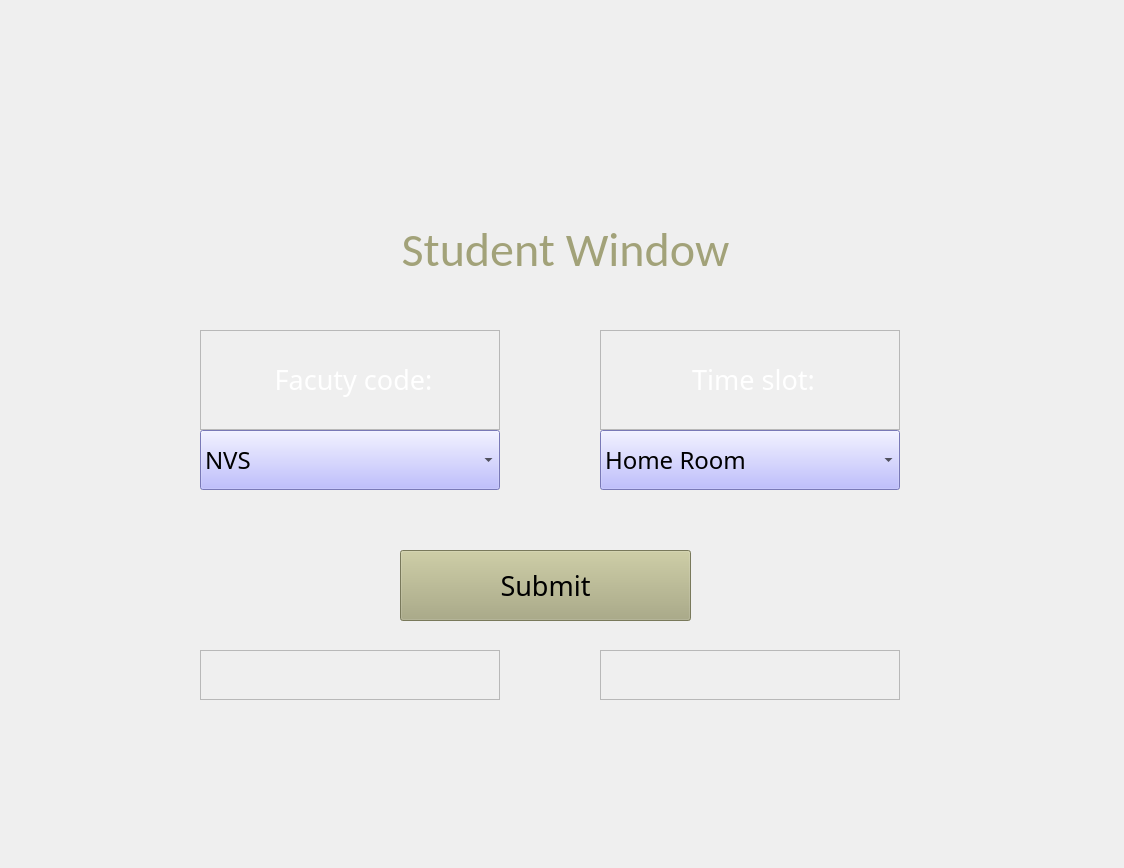
<?xml version="1.0" encoding="UTF-8"?>
<ui version="4.0">
 <class>studentwindow</class>
 <widget class="QMainWindow" name="studentwindow">
  <property name="geometry">
   <rect>
    <x>0</x>
    <y>0</y>
    <width>1124</width>
    <height>868</height>
   </rect>
  </property>
  <property name="minimumSize">
   <size>
    <width>1124</width>
    <height>868</height>
   </size>
  </property>
  <property name="maximumSize">
   <size>
    <width>1124</width>
    <height>868</height>
   </size>
  </property>
  <property name="windowTitle">
   <string>StudentWindow</string>
  </property>
  <widget class="QWidget" name="centralwidget">
   <widget class="QComboBox" name="comboBox1_2">
    <property name="geometry">
     <rect>
      <x>200</x>
      <y>430</y>
      <width>300</width>
      <height>60</height>
     </rect>
    </property>
    <property name="font">
     <font>
      <family>Leelawadee</family>
      <pointsize>18</pointsize>
      <weight>50</weight>
      <bold>false</bold>
     </font>
    </property>
    <property name="statusTip">
     <string>Select the required faculty</string>
    </property>
    <property name="autoFillBackground">
     <bool>false</bool>
    </property>
    <property name="styleSheet">
     <string notr="true">background-color:rgb(170, 170, 255)
</string>
    </property>
    <property name="editable">
     <bool>false</bool>
    </property>
    <property name="maxVisibleItems">
     <number>50</number>
    </property>
    <property name="sizeAdjustPolicy">
     <enum>QComboBox::AdjustToContentsOnFirstShow</enum>
    </property>
    <property name="duplicatesEnabled">
     <bool>false</bool>
    </property>
    <item>
     <property name="text">
      <string>NVS</string>
     </property>
    </item>
    <item>
     <property name="text">
      <string>MDB</string>
     </property>
    </item>
    <item>
     <property name="text">
      <string>NPS</string>
     </property>
    </item>
    <item>
     <property name="text">
      <string>LL</string>
     </property>
    </item>
   </widget>
   <widget class="QPushButton" name="submitNLW_2">
    <property name="geometry">
     <rect>
      <x>400</x>
      <y>550</y>
      <width>291</width>
      <height>71</height>
     </rect>
    </property>
    <property name="font">
     <font>
      <family>Leelawadee</family>
      <pointsize>20</pointsize>
      <weight>50</weight>
      <bold>false</bold>
     </font>
    </property>
    <property name="styleSheet">
     <string notr="true">background-color:rgb(170, 170, 127)</string>
    </property>
    <property name="text">
     <string>Submit</string>
    </property>
   </widget>
   <widget class="QLabel" name="labelx_2">
    <property name="geometry">
     <rect>
      <x>200</x>
      <y>650</y>
      <width>300</width>
      <height>50</height>
     </rect>
    </property>
    <property name="font">
     <font>
      <pointsize>20</pointsize>
     </font>
    </property>
    <property name="frameShape">
     <enum>QFrame::StyledPanel</enum>
    </property>
    <property name="text">
     <string/>
    </property>
   </widget>
   <widget class="QLabel" name="labely_2">
    <property name="geometry">
     <rect>
      <x>600</x>
      <y>650</y>
      <width>300</width>
      <height>50</height>
     </rect>
    </property>
    <property name="font">
     <font>
      <pointsize>20</pointsize>
     </font>
    </property>
    <property name="frameShape">
     <enum>QFrame::StyledPanel</enum>
    </property>
    <property name="text">
     <string/>
    </property>
   </widget>
   <widget class="QComboBox" name="comboBox2_2">
    <property name="geometry">
     <rect>
      <x>600</x>
      <y>430</y>
      <width>300</width>
      <height>60</height>
     </rect>
    </property>
    <property name="palette">
     <palette>
      <active>
       <colorrole role="WindowText">
        <brush brushstyle="SolidPattern">
         <color alpha="255">
          <red>0</red>
          <green>0</green>
          <blue>0</blue>
         </color>
        </brush>
       </colorrole>
       <colorrole role="Button">
        <brush brushstyle="SolidPattern">
         <color alpha="255">
          <red>170</red>
          <green>170</green>
          <blue>255</blue>
         </color>
        </brush>
       </colorrole>
       <colorrole role="Light">
        <brush brushstyle="SolidPattern">
         <color alpha="255">
          <red>221</red>
          <green>244</green>
          <blue>255</blue>
         </color>
        </brush>
       </colorrole>
       <colorrole role="Midlight">
        <brush brushstyle="SolidPattern">
         <color alpha="255">
          <red>167</red>
          <green>218</green>
          <blue>244</blue>
         </color>
        </brush>
       </colorrole>
       <colorrole role="Dark">
        <brush brushstyle="SolidPattern">
         <color alpha="255">
          <red>57</red>
          <green>96</green>
          <blue>117</blue>
         </color>
        </brush>
       </colorrole>
       <colorrole role="Mid">
        <brush brushstyle="SolidPattern">
         <color alpha="255">
          <red>76</red>
          <green>129</green>
          <blue>156</blue>
         </color>
        </brush>
       </colorrole>
       <colorrole role="Text">
        <brush brushstyle="SolidPattern">
         <color alpha="255">
          <red>0</red>
          <green>0</green>
          <blue>0</blue>
         </color>
        </brush>
       </colorrole>
       <colorrole role="BrightText">
        <brush brushstyle="SolidPattern">
         <color alpha="255">
          <red>255</red>
          <green>255</green>
          <blue>255</blue>
         </color>
        </brush>
       </colorrole>
       <colorrole role="ButtonText">
        <brush brushstyle="SolidPattern">
         <color alpha="255">
          <red>0</red>
          <green>0</green>
          <blue>0</blue>
         </color>
        </brush>
       </colorrole>
       <colorrole role="Base">
        <brush brushstyle="SolidPattern">
         <color alpha="255">
          <red>170</red>
          <green>170</green>
          <blue>255</blue>
         </color>
        </brush>
       </colorrole>
       <colorrole role="Window">
        <brush brushstyle="SolidPattern">
         <color alpha="255">
          <red>170</red>
          <green>170</green>
          <blue>255</blue>
         </color>
        </brush>
       </colorrole>
       <colorrole role="Shadow">
        <brush brushstyle="SolidPattern">
         <color alpha="255">
          <red>0</red>
          <green>0</green>
          <blue>0</blue>
         </color>
        </brush>
       </colorrole>
       <colorrole role="AlternateBase">
        <brush brushstyle="SolidPattern">
         <color alpha="255">
          <red>184</red>
          <green>224</green>
          <blue>244</blue>
         </color>
        </brush>
       </colorrole>
       <colorrole role="ToolTipBase">
        <brush brushstyle="SolidPattern">
         <color alpha="255">
          <red>255</red>
          <green>255</green>
          <blue>220</blue>
         </color>
        </brush>
       </colorrole>
       <colorrole role="ToolTipText">
        <brush brushstyle="SolidPattern">
         <color alpha="255">
          <red>0</red>
          <green>0</green>
          <blue>0</blue>
         </color>
        </brush>
       </colorrole>
      </active>
      <inactive>
       <colorrole role="WindowText">
        <brush brushstyle="SolidPattern">
         <color alpha="255">
          <red>0</red>
          <green>0</green>
          <blue>0</blue>
         </color>
        </brush>
       </colorrole>
       <colorrole role="Button">
        <brush brushstyle="SolidPattern">
         <color alpha="255">
          <red>170</red>
          <green>170</green>
          <blue>255</blue>
         </color>
        </brush>
       </colorrole>
       <colorrole role="Light">
        <brush brushstyle="SolidPattern">
         <color alpha="255">
          <red>221</red>
          <green>244</green>
          <blue>255</blue>
         </color>
        </brush>
       </colorrole>
       <colorrole role="Midlight">
        <brush brushstyle="SolidPattern">
         <color alpha="255">
          <red>167</red>
          <green>218</green>
          <blue>244</blue>
         </color>
        </brush>
       </colorrole>
       <colorrole role="Dark">
        <brush brushstyle="SolidPattern">
         <color alpha="255">
          <red>57</red>
          <green>96</green>
          <blue>117</blue>
         </color>
        </brush>
       </colorrole>
       <colorrole role="Mid">
        <brush brushstyle="SolidPattern">
         <color alpha="255">
          <red>76</red>
          <green>129</green>
          <blue>156</blue>
         </color>
        </brush>
       </colorrole>
       <colorrole role="Text">
        <brush brushstyle="SolidPattern">
         <color alpha="255">
          <red>0</red>
          <green>0</green>
          <blue>0</blue>
         </color>
        </brush>
       </colorrole>
       <colorrole role="BrightText">
        <brush brushstyle="SolidPattern">
         <color alpha="255">
          <red>255</red>
          <green>255</green>
          <blue>255</blue>
         </color>
        </brush>
       </colorrole>
       <colorrole role="ButtonText">
        <brush brushstyle="SolidPattern">
         <color alpha="255">
          <red>0</red>
          <green>0</green>
          <blue>0</blue>
         </color>
        </brush>
       </colorrole>
       <colorrole role="Base">
        <brush brushstyle="SolidPattern">
         <color alpha="255">
          <red>170</red>
          <green>170</green>
          <blue>255</blue>
         </color>
        </brush>
       </colorrole>
       <colorrole role="Window">
        <brush brushstyle="SolidPattern">
         <color alpha="255">
          <red>170</red>
          <green>170</green>
          <blue>255</blue>
         </color>
        </brush>
       </colorrole>
       <colorrole role="Shadow">
        <brush brushstyle="SolidPattern">
         <color alpha="255">
          <red>0</red>
          <green>0</green>
          <blue>0</blue>
         </color>
        </brush>
       </colorrole>
       <colorrole role="AlternateBase">
        <brush brushstyle="SolidPattern">
         <color alpha="255">
          <red>184</red>
          <green>224</green>
          <blue>244</blue>
         </color>
        </brush>
       </colorrole>
       <colorrole role="ToolTipBase">
        <brush brushstyle="SolidPattern">
         <color alpha="255">
          <red>255</red>
          <green>255</green>
          <blue>220</blue>
         </color>
        </brush>
       </colorrole>
       <colorrole role="ToolTipText">
        <brush brushstyle="SolidPattern">
         <color alpha="255">
          <red>0</red>
          <green>0</green>
          <blue>0</blue>
         </color>
        </brush>
       </colorrole>
      </inactive>
      <disabled>
       <colorrole role="WindowText">
        <brush brushstyle="SolidPattern">
         <color alpha="255">
          <red>57</red>
          <green>96</green>
          <blue>117</blue>
         </color>
        </brush>
       </colorrole>
       <colorrole role="Button">
        <brush brushstyle="SolidPattern">
         <color alpha="255">
          <red>170</red>
          <green>170</green>
          <blue>255</blue>
         </color>
        </brush>
       </colorrole>
       <colorrole role="Light">
        <brush brushstyle="SolidPattern">
         <color alpha="255">
          <red>221</red>
          <green>244</green>
          <blue>255</blue>
         </color>
        </brush>
       </colorrole>
       <colorrole role="Midlight">
        <brush brushstyle="SolidPattern">
         <color alpha="255">
          <red>167</red>
          <green>218</green>
          <blue>244</blue>
         </color>
        </brush>
       </colorrole>
       <colorrole role="Dark">
        <brush brushstyle="SolidPattern">
         <color alpha="255">
          <red>57</red>
          <green>96</green>
          <blue>117</blue>
         </color>
        </brush>
       </colorrole>
       <colorrole role="Mid">
        <brush brushstyle="SolidPattern">
         <color alpha="255">
          <red>76</red>
          <green>129</green>
          <blue>156</blue>
         </color>
        </brush>
       </colorrole>
       <colorrole role="Text">
        <brush brushstyle="SolidPattern">
         <color alpha="255">
          <red>57</red>
          <green>96</green>
          <blue>117</blue>
         </color>
        </brush>
       </colorrole>
       <colorrole role="BrightText">
        <brush brushstyle="SolidPattern">
         <color alpha="255">
          <red>255</red>
          <green>255</green>
          <blue>255</blue>
         </color>
        </brush>
       </colorrole>
       <colorrole role="ButtonText">
        <brush brushstyle="SolidPattern">
         <color alpha="255">
          <red>57</red>
          <green>96</green>
          <blue>117</blue>
         </color>
        </brush>
       </colorrole>
       <colorrole role="Base">
        <brush brushstyle="SolidPattern">
         <color alpha="255">
          <red>170</red>
          <green>170</green>
          <blue>255</blue>
         </color>
        </brush>
       </colorrole>
       <colorrole role="Window">
        <brush brushstyle="SolidPattern">
         <color alpha="255">
          <red>170</red>
          <green>170</green>
          <blue>255</blue>
         </color>
        </brush>
       </colorrole>
       <colorrole role="Shadow">
        <brush brushstyle="SolidPattern">
         <color alpha="255">
          <red>0</red>
          <green>0</green>
          <blue>0</blue>
         </color>
        </brush>
       </colorrole>
       <colorrole role="AlternateBase">
        <brush brushstyle="SolidPattern">
         <color alpha="255">
          <red>114</red>
          <green>193</green>
          <blue>234</blue>
         </color>
        </brush>
       </colorrole>
       <colorrole role="ToolTipBase">
        <brush brushstyle="SolidPattern">
         <color alpha="255">
          <red>255</red>
          <green>255</green>
          <blue>220</blue>
         </color>
        </brush>
       </colorrole>
       <colorrole role="ToolTipText">
        <brush brushstyle="SolidPattern">
         <color alpha="255">
          <red>0</red>
          <green>0</green>
          <blue>0</blue>
         </color>
        </brush>
       </colorrole>
      </disabled>
     </palette>
    </property>
    <property name="font">
     <font>
      <family>Leelawadee</family>
      <pointsize>18</pointsize>
      <weight>50</weight>
      <bold>false</bold>
     </font>
    </property>
    <property name="statusTip">
     <string>Select the time slot</string>
    </property>
    <property name="autoFillBackground">
     <bool>false</bool>
    </property>
    <property name="styleSheet">
     <string notr="true">background-color:rgb(170, 170, 255)</string>
    </property>
    <property name="maxVisibleItems">
     <number>50</number>
    </property>
    <property name="sizeAdjustPolicy">
     <enum>QComboBox::AdjustToContentsOnFirstShow</enum>
    </property>
    <property name="duplicatesEnabled">
     <bool>false</bool>
    </property>
    <item>
     <property name="text">
      <string>Home Room</string>
     </property>
    </item>
    <item>
     <property name="text">
      <string>8:00-9:00</string>
     </property>
    </item>
    <item>
     <property name="text">
      <string>9:00-10:00</string>
     </property>
    </item>
    <item>
     <property name="text">
      <string>10:15-11:15</string>
     </property>
    </item>
    <item>
     <property name="text">
      <string>11:15-12:15</string>
     </property>
    </item>
    <item>
     <property name="text">
      <string>1:00-2:00</string>
     </property>
    </item>
    <item>
     <property name="text">
      <string>2:00-3:00</string>
     </property>
    </item>
    <item>
     <property name="text">
      <string>3:00-4:00</string>
     </property>
    </item>
   </widget>
   <widget class="QLabel" name="label2_2">
    <property name="geometry">
     <rect>
      <x>600</x>
      <y>330</y>
      <width>300</width>
      <height>100</height>
     </rect>
    </property>
    <property name="font">
     <font>
      <family>Leelawadee</family>
      <pointsize>20</pointsize>
      <weight>50</weight>
      <bold>false</bold>
     </font>
    </property>
    <property name="frameShape">
     <enum>QFrame::StyledPanel</enum>
    </property>
    <property name="text">
     <string>&lt;html&gt;&lt;head/&gt;&lt;body&gt;&lt;p align=&quot;center&quot;&gt;&lt;span style=&quot; color:#ffffff;&quot;&gt;Time slot:&lt;/span&gt;&lt;/p&gt;&lt;/body&gt;&lt;/html&gt;</string>
    </property>
   </widget>
   <widget class="QLabel" name="label2_3">
    <property name="geometry">
     <rect>
      <x>200</x>
      <y>330</y>
      <width>300</width>
      <height>100</height>
     </rect>
    </property>
    <property name="font">
     <font>
      <family>Leelawadee</family>
      <pointsize>20</pointsize>
      <weight>50</weight>
      <bold>false</bold>
     </font>
    </property>
    <property name="frameShape">
     <enum>QFrame::StyledPanel</enum>
    </property>
    <property name="text">
     <string>&lt;html&gt;&lt;head/&gt;&lt;body&gt;&lt;p align=&quot;center&quot;&gt;&lt;span style=&quot; color:#ffffff;&quot;&gt;Facuty code:&lt;/span&gt;&lt;/p&gt;&lt;/body&gt;&lt;/html&gt;</string>
    </property>
   </widget>
   <widget class="QLabel" name="label">
    <property name="geometry">
     <rect>
      <x>350</x>
      <y>220</y>
      <width>431</width>
      <height>60</height>
     </rect>
    </property>
    <property name="font">
     <font>
      <family>Calibri</family>
      <pointsize>36</pointsize>
      <weight>50</weight>
      <bold>false</bold>
     </font>
    </property>
    <property name="text">
     <string>&lt;html&gt;&lt;head/&gt;&lt;body&gt;&lt;p align=&quot;center&quot;&gt;&lt;span style=&quot; color:#a2a279;&quot;&gt;Student Window&lt;/span&gt;&lt;/p&gt;&lt;/body&gt;&lt;/html&gt;</string>
    </property>
   </widget>
   <widget class="QFrame" name="frame">
    <property name="geometry">
     <rect>
      <x>-1</x>
      <y>-1</y>
      <width>1131</width>
      <height>871</height>
     </rect>
    </property>
    <property name="styleSheet">
     <string notr="true">border-image:url(:/back/BACKGROUND.png) 0 0 0 0 stretch stretch</string>
    </property>
    <property name="frameShape">
     <enum>QFrame::StyledPanel</enum>
    </property>
    <property name="frameShadow">
     <enum>QFrame::Raised</enum>
    </property>
   </widget>
   <zorder>frame</zorder>
   <zorder>comboBox1_2</zorder>
   <zorder>submitNLW_2</zorder>
   <zorder>labelx_2</zorder>
   <zorder>labely_2</zorder>
   <zorder>comboBox2_2</zorder>
   <zorder>label2_2</zorder>
   <zorder>label2_3</zorder>
   <zorder>label</zorder>
  </widget>
 </widget>
 <resources>
  <include location="r3.qrc"/>
 </resources>
 <connections/>
</ui>
